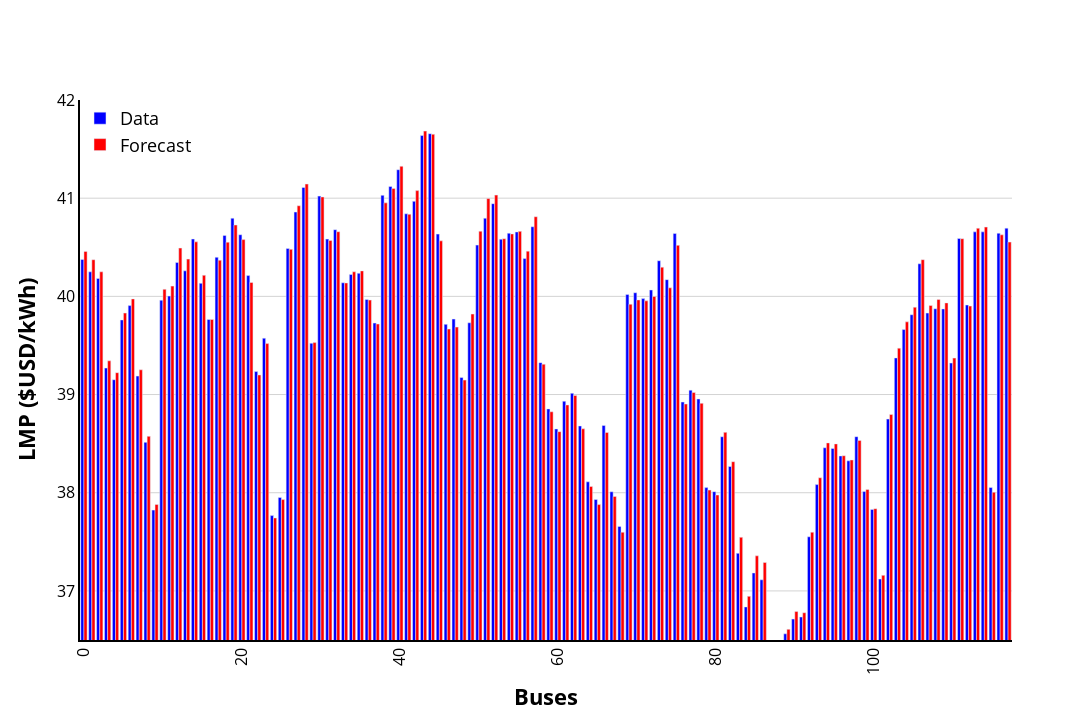

The cell this chart's notebook holds for it:
### Code cell
figLMP = go.Figure()
figLMP.add_trace(go.Bar(name="Data",y=y_test[1,:],x=list(range(0,118)), marker_color="blue"))
figLMP.add_trace(go.Bar(name="Forecast",y=y_pred[1,:],x=list(range(0,118)), marker_color="red"))

figLMP.update_layout(barmode='group',
                  width=1400,
                  height=720,
                  paper_bgcolor='rgba(0,0,0,0)',
                  plot_bgcolor='rgba(0,0,0,0)',
                  yaxis=dict(
                    title='<b>LMP ($USD/kWh)</b>',
                    titlefont_size=22,
                    tickfont_size=16,
                    color="black",
                    range=[36.5, 42]
                  ),
                  xaxis=dict(
                    title='<b>Buses</b>',
                    titlefont_size=22,
                    tickfont_size=16,
                    color="black",
                    tickangle=270
                  ),
                  legend=dict(
                    x=0,
                    y=1.0,
                    font = dict(size = 18, color = "black")
                  ))
figLMP.update_xaxes(showline=True, linewidth=2, linecolor='black', mirror=False)
figLMP.update_yaxes(showline=True, linewidth=2, gridcolor='lightgray', linecolor='black', mirror=False)
figLMP.show()

### Figure 1 — Plotly figure (JSON) as saved in the notebook; plotly's stock layout.template omitted (floating-point values rounded to 4 significant figures)
{"data": [{"marker": {"color": "blue"}, "name": "Data", "type": "bar", "x": [0, 1, 2, 3, 4, 5, 6, 7, 8, 9, 10, 11, 12, 13, 14, 15, 16, 17, 18, 19, 20, 21, 22, 23, 24, 25, 26, 27, 28, 29, 30, 31, 32, 33, 34, 35, 36, 37, 38, 39, 40, 41, 42, 43, 44, 45, 46, 47, 48, 49, 50, 51, 52, 53, 54, 55, 56, 57, 58, 59, 60, 61, 62, 63, 64, 65, 66, 67, 68, 69, 70, 71, 72, 73, 74, 75, 76, 77, 78, 79, 80, 81, 82, 83, 84, 85, 86, 87, 88, 89, 90, 91, 92, 93, 94, 95, 96, 97, 98, 99, 100, 101, 102, 103, 104, 105, 106, 107, 108, 109, 110, 111, 112, 113, 114, 115, 116, 117], "y": [40.38, 40.25, 40.18, 39.27, 39.15, 39.76, 39.91, 39.19, 38.51, 37.82, 39.96, 40.0, 40.34, 40.26, 40.58, 40.13, 39.76, 40.4, 40.62, 40.8, 40.63, 40.21, 39.23, 39.57, 37.77, 37.95, 40.49, 40.86, 41.11, 39.52, 41.02, 40.58, 40.68, 40.14, 40.22, 40.23, 39.97, 39.73, 41.03, 41.12, 41.29, 40.84, 40.97, 41.64, 41.66, 40.63, 39.72, 39.77, 39.17, 39.73, 40.52, 40.8, 40.94, 40.58, 40.64, 40.66, 40.38, 40.71, 39.33, 38.85, 38.65, 38.93, 39.01, 38.68, 38.11, 37.93, 38.69, 38.01, 37.66, 40.02, 40.04, 39.98, 40.06, 40.36, 40.17, 40.64, 38.92, 39.05, 38.95, 38.05, 38.01, 38.57, 38.27, 37.38, 36.84, 37.18, 37.11, 36.29, 35.53, 36.56, 36.71, 36.73, 37.55, 38.08, 38.46, 38.45, 38.38, 38.33, 38.57, 38.01, 37.83, 37.12, 38.75, 39.37, 39.66, 39.81, 40.33, 39.83, 39.87, 39.87, 39.32, 40.59, 39.91, 40.66, 40.66, 38.05, 40.64, 40.7]}, {"marker": {"color": "red"}, "name": "Forecast", "type": "bar", "x": [0, 1, 2, 3, 4, 5, 6, 7, 8, 9, 10, 11, 12, 13, 14, 15, 16, 17, 18, 19, 20, 21, 22, 23, 24, 25, 26, 27, 28, 29, 30, 31, 32, 33, 34, 35, 36, 37, 38, 39, 40, 41, 42, 43, 44, 45, 46, 47, 48, 49, 50, 51, 52, 53, 54, 55, 56, 57, 58, 59, 60, 61, 62, 63, 64, 65, 66, 67, 68, 69, 70, 71, 72, 73, 74, 75, 76, 77, 78, 79, 80, 81, 82, 83, 84, 85, 86, 87, 88, 89, 90, 91, 92, 93, 94, 95, 96, 97, 98, 99, 100, 101, 102, 103, 104, 105, 106, 107, 108, 109, 110, 111, 112, 113, 114, 115, 116, 117], "y": [40.46, 40.37, 40.25, 39.34, 39.22, 39.83, 39.97, 39.25, 38.57, 37.88, 40.07, 40.1, 40.49, 40.38, 40.56, 40.22, 39.76, 40.37, 40.55, 40.73, 40.58, 40.14, 39.2, 39.52, 37.74, 37.93, 40.48, 40.92, 41.14, 39.53, 41.01, 40.57, 40.66, 40.14, 40.25, 40.26, 39.96, 39.72, 40.95, 41.1, 41.32, 40.84, 41.08, 41.68, 41.65, 40.57, 39.67, 39.69, 39.15, 39.82, 40.66, 41.0, 41.03, 40.59, 40.64, 40.66, 40.46, 40.81, 39.31, 38.82, 38.62, 38.89, 38.99, 38.65, 38.06, 37.88, 38.61, 37.96, 37.6, 39.92, 39.96, 39.95, 40.0, 40.3, 40.09, 40.52, 38.9, 39.02, 38.91, 38.03, 37.98, 38.61, 38.32, 37.55, 36.94, 37.36, 37.29, 36.36, 35.59, 36.61, 36.79, 36.78, 37.6, 38.15, 38.51, 38.5, 38.38, 38.33, 38.53, 38.03, 37.84, 37.16, 38.8, 39.47, 39.74, 39.89, 40.37, 39.91, 39.97, 39.93, 39.37, 40.59, 39.9, 40.69, 40.71, 38.0, 40.63, 40.55]}], "layout": {"barmode": "group", "height": 720, "legend": {"font": {"color": "black", "size": 18}, "x": 0, "y": 1}, "paper_bgcolor": "rgba(0,0,0,0)", "plot_bgcolor": "rgba(0,0,0,0)", "width": 1400, "xaxis": {"color": "black", "linecolor": "black", "linewidth": 2, "mirror": false, "showline": true, "tickangle": -90, "tickfont": {"size": 16}, "title": {"font": {"size": 22}, "text": "<b>Buses</b>"}}, "yaxis": {"color": "black", "gridcolor": "lightgray", "linecolor": "black", "linewidth": 2, "mirror": false, "range": [36.5, 42], "showline": true, "tickfont": {"size": 16}, "title": {"font": {"size": 22}, "text": "<b>LMP ($USD/kWh)</b>"}}}}
